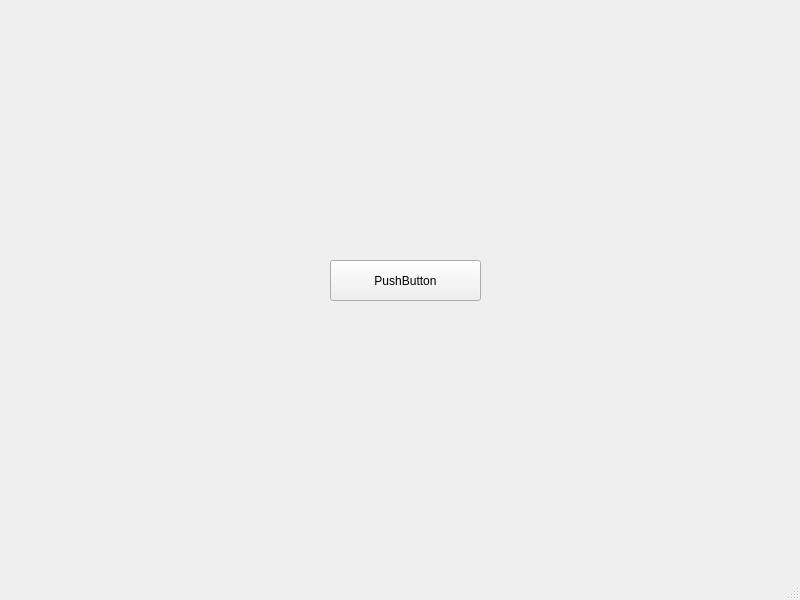
<?xml version="1.0" encoding="UTF-8"?>
<ui version="4.0">
 <class>MainWindow</class>
 <widget class="QMainWindow" name="MainWindow">
  <property name="geometry">
   <rect>
    <x>0</x>
    <y>0</y>
    <width>800</width>
    <height>600</height>
   </rect>
  </property>
  <property name="windowTitle">
   <string>MainWindow</string>
  </property>
  <widget class="QWidget" name="centralwidget">
   <widget class="QPushButton" name="pushButton">
    <property name="geometry">
     <rect>
      <x>330</x>
      <y>260</y>
      <width>151</width>
      <height>41</height>
     </rect>
    </property>
    <property name="text">
     <string>PushButton</string>
    </property>
   </widget>
  </widget>
  <widget class="QMenuBar" name="menubar">
   <property name="geometry">
    <rect>
     <x>0</x>
     <y>0</y>
     <width>800</width>
     <height>22</height>
    </rect>
   </property>
  </widget>
  <widget class="QStatusBar" name="statusbar"/>
 </widget>
 <resources/>
 <connections/>
</ui>
